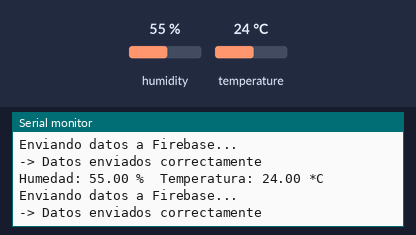
Simulated run of this sketch. Board: ESP8266 (NodeMCU). On the bench: the last lines printed to the serial monitor. The test bench sets the inputs (shaded band); at power-on: humidity 55 %, temperature 24 °C. WiFi joins after 1.5 s; servers stay silent unless stated.

Above: at 2.7 s.
2.8 s: humidity set to 22 %
At 2.86 s:
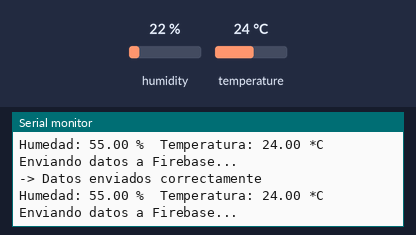
5.8 s: temperature set to 12 °C
At 6.27 s:
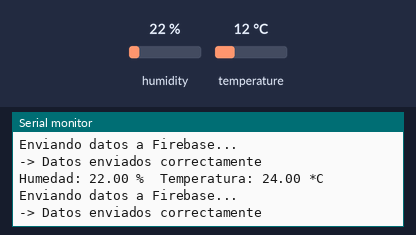
8.8 s: humidity set to 40 %
At 9.01 s:
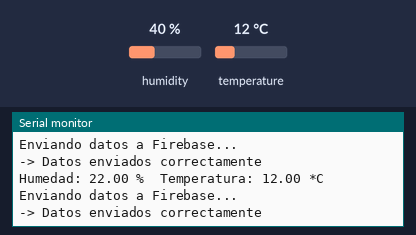
Timing chart, 0 to 11.8 s (numbered marks = the images above; inputs shaded):
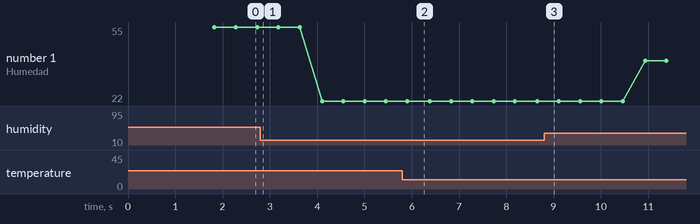

The sketch:

esp32_weather_station.ino
```cpp
// Código para ESP8266 con sensor de Temperatura y Humedad (DHT22/DHT11)
// Envía los datos a Firebase Realtime Database
// VERSIÓN CORREGIDA #2 - COMPATIBLE CON LIBRERÍA FIREBASE ACTUALIZADA

// --- LIBRERÍAS NECESARIAS ---
#include <ESP8266WiFi.h>
#include <FirebaseESP8266.h>
#include <DHT.h>

// --- CONFIGURACIÓN DEL USUARIO (¡MODIFICA ESTOS VALORES!) ---

// 1. Configuración de tu red Wi-Fi
#define WIFI_SSID "S21"
#define WIFI_PASSWORD "lll90222"

// 2. Configuración de Firebase
#define API_KEY "AIzaSyAehjLpZLbPeXrT2j5fKcf8Cr4cT46asfY"
#define DATABASE_URL "https://meteorolocal-default-rtdb.firebaseio.com"

// 3. Configuración del Sensor DHT
#define DHTPIN 4       // Pin digital D2 en la placa NodeMCU (corresponde a GPIO4)
#define DHTTYPE DHT11  // Cambia a DHT11 si usas ese sensor.

// --- OBJETOS GLOBALES ---

DHT dht(DHTPIN, DHTTYPE);
FirebaseData fbdo;
FirebaseAuth auth;
FirebaseConfig config;

// --- FUNCIÓN DE INICIALIZACIÓN ---

void setup() {
  Serial.begin(115200);
  while (!Serial) { ; }

  Serial.println("Estación Meteorológica ESP8266 - Conectando...");

  dht.begin();
  WiFi.begin(WIFI_SSID, WIFI_PASSWORD);

  Serial.print("Conectando a Wi-Fi");
  while (WiFi.status() != WL_CONNECTED) {
    Serial.print(".");
    delay(300);
  }
  Serial.println();
  Serial.print("Conectado con IP: ");
  Serial.println(WiFi.localIP());

  config.api_key = API_KEY;
  config.database_url = DATABASE_URL;

   /* Assign the user sign in credentials */
  auth.user.email = "esp32@inacap.cl";
  auth.user.password = "123456";


  Firebase.begin(&config, &auth);
  Firebase.reconnectWiFi(true);
}

// --- BUCLE PRINCIPAL ---

void loop() {
  delay(300);

  float humidity = dht.readHumidity();
  float temperature = dht.readTemperature();

  if (isnan(humidity) || isnan(temperature)) {
    Serial.println("Error al leer el sensor DHT!");
    return;
  }

  Serial.print("Humedad: ");
  Serial.print(humidity);
  Serial.print(" %\t");
  Serial.print("Temperatura: ");
  Serial.print(temperature);
  Serial.println(" *C");

  FirebaseJson json;
  json.set("temperature", temperature);
  json.set("humidity", humidity);

  Serial.println("Enviando datos a Firebase...");

  // --- LÍNEA CORREGIDA ---
  // Se han quitado los símbolos '&' de fbdo y json para usar referencias en lugar de punteros.
  if (Firebase.setJSON(fbdo, "sensor_data", json)) {
    Serial.println("-> Datos enviados correctamente");
  } else {
    Serial.println("-> Error al enviar datos");
    Serial.println("RAZÓN: " + fbdo.errorReason());
  }
}
```

Measured:
- plotted number 1: 55 → 22 after the input at 2.8 s, 22 → 40 after the input at 8.8 s
